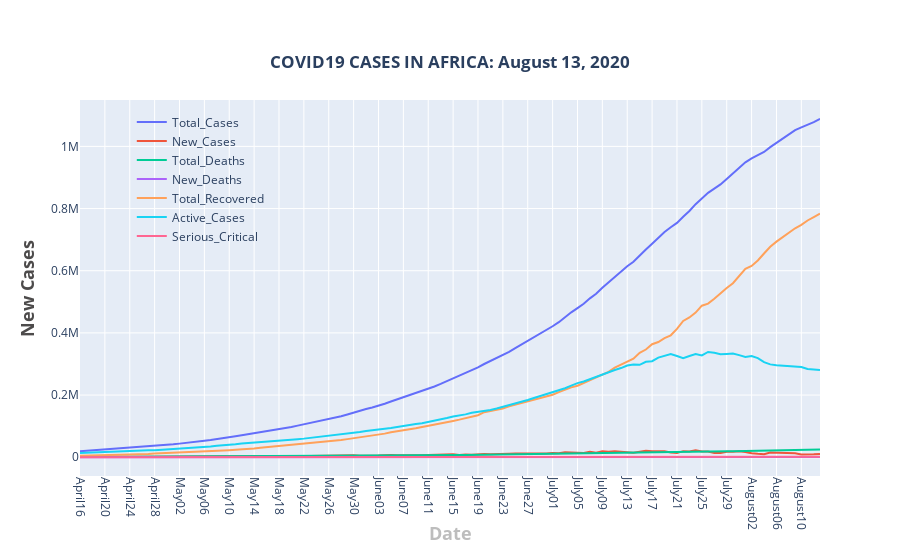

Notebook cell for this chart:
### Code cell
fig = go.Figure()
for column in african_summary.columns[1:]:
    fig.add_trace(go.Scatter(
        x=dates,
        y= african_summary[column].tolist(),
        name=column,
        mode='lines'
))
  
fig.update_layout(
    title={
        'text': '<b>'+'COVID19 CASES IN AFRICA: ' + date_string +'</b>',
        'y':0.9,
        'x':0.5,
        'xanchor': 'center',
        'yanchor': 'top'},
    xaxis=dict(title='<b>Date</b>',titlefont_size=18, titlefont=dict(color='#BDBDBD'),nticks=30),
    yaxis=dict(title='<b>New Cases</b>',titlefont_size=18,  titlefont=dict(color='#4D4B4B')),
    legend=dict(x=0.07, y=0.98,traceorder="normal",bgcolor='rgba(255, 255, 255, 0)',bordercolor='rgba(255, 255, 255, 0)',),
    xaxis_tickangle=90
#     legend=dict(x=0.01, y=0.98,traceorder="normal",borderwidth=1,bordercolor="Black",)
)
fig.show()

### Figure 1 — Plotly figure (JSON) as saved in the notebook; plotly's stock layout.template omitted (floating-point values rounded to 4 significant figures)
{"data": [{"mode": "lines", "name": "Total_Cases", "type": "scatter", "x": ["April16", "April17", "April18", "April19", "April20", "April21", "April22", "April23", "April24", "April25", "April26", "April27", "April28", "April29", "April30", "May01", "May02", "May03", "May04", "May05", "May06", "May07", "May08", "May09", "May10", "May11", "May12", "May13", "May14", "May15", "May16", "May17", "May18", "May19", "May20", "May21", "May22", "May23", "May24", "May25", "May26", "May27", "May28", "May29", "May30", "May31", "June01", "June02", "June03", "June04", "June05", "June06", "June07", "June08", "June09", "June10", "June11", "June12", "June13", "June14", "June15", "June16", "June17", "June18", "June19", "June20", "June21", "June22", "June23", "June24", "June25", "June26", "June27", "June28", "June29", "June30", "July01", "July02", "July03", "July04", "July05", "July06", "July07", "July08", "July09", "July10", "July11", "July12", "July13", "July14", "July15", "July16", "July17", "July18", "July19", "July20", "July21", "July22", "July23", "July24", "July25", "July26", "July27", "July28", "July29", "July30", "July31", "August01", "August02", "August03", "August04", "August05", "August06", "August07", "August08", "August09", "August10", "August11", "August12", "August13"], "y": [18993, 20419, 21741, 22966, 24171, 25411, 26654, 28217, 29840, 31102, 32657, 34036, 35678, 37693, 39785, 41446, 43734, 45380, 48075, 50166, 52713, 55320, 59050, 61985, 64750, 67778, 70982, 73973, 77002, 79780, 83363, 86381, 90080, 93228, 96990, 101684, 105845, 109470, 113656, 117801, 121547, 126638, 131587, 137544, 143769, 148775, 154907, 159838, 164985, 172183, 179337, 185996, 192118, 198990, 205520, 212011, 219354, 227599, 235704, 244578, 254214, 261581, 270660, 278677, 288812, 299841, 309153, 318321, 327464, 338766, 350859, 362616, 374596, 385219, 396314, 407925, 421382, 434442, 450658, 466168, 479845, 493710, 511170, 525892, 545063, 562728, 581640, 598236, 614412, 628885, 646973, 668068, 686961, 706069, 724870, 740026, 753917, 773506, 792040, 814165, 832514, 850628, 864094, 877593, 895157, 912621, 931777, 948730, 961388, 972287, 982219, 997602, 1011872, 1025464, 1039678, 1052094, 1061098, 1069093, 1078301, 1088777]}, {"mode": "lines", "name": "New_Cases", "type": "scatter", "x": ["April16", "April17", "April18", "April19", "April20", "April21", "April22", "April23", "April24", "April25", "April26", "April27", "April28", "April29", "April30", "May01", "May02", "May03", "May04", "May05", "May06", "May07", "May08", "May09", "May10", "May11", "May12", "May13", "May14", "May15", "May16", "May17", "May18", "May19", "May20", "May21", "May22", "May23", "May24", "May25", "May26", "May27", "May28", "May29", "May30", "May31", "June01", "June02", "June03", "June04", "June05", "June06", "June07", "June08", "June09", "June10", "June11", "June12", "June13", "June14", "June15", "June16", "June17", "June18", "June19", "June20", "June21", "June22", "June23", "June24", "June25", "June26", "June27", "June28", "June29", "June30", "July01", "July02", "July03", "July04", "July05", "July06", "July07", "July08", "July09", "July10", "July11", "July12", "July13", "July14", "July15", "July16", "July17", "July18", "July19", "July20", "July21", "July22", "July23", "July24", "July25", "July26", "July27", "July28", "July29", "July30", "July31", "August01", "August02", "August03", "August04", "August05", "August06", "August07", "August08", "August09", "August10", "August11", "August12", "August13"], "y": [1166, 1426, 1322, 1225, 1205, 1240, 1243, 1436, 1623, 1262, 1555, 1357, 1642, 2017, 2093, 1661, 2294, 1589, 2695, 2091, 2547, 2607, 3731, 2935, 2765, 3035, 3204, 2991, 3029, 2778, 3588, 3018, 3699, 3357, 3762, 4798, 4161, 3625, 4186, 4145, 3746, 5091, 4949, 5957, 6225, 5006, 6132, 4931, 5147, 7198, 7154, 6659, 6122, 6872, 6530, 6491, 7343, 8245, 8105, 8874, 9636, 7368, 9079, 8017, 10135, 10386, 9312, 9168, 9143, 11302, 12093, 11757, 11980, 10623, 10910, 11611, 13457, 13060, 16216, 15510, 13677, 13865, 17460, 14722, 19171, 17665, 18912, 16596, 16176, 14473, 18057, 20489, 18893, 19108, 18801, 15156, 13891, 19454, 18464, 22125, 18349, 18114, 13470, 13499, 17564, 17464, 19156, 16953, 12658, 10899, 9759, 15383, 14270, 13563, 14209, 12416, 8914, 7995, 9208, 10476]}, {"mode": "lines", "name": "Total_Deaths", "type": "scatter", "x": ["April16", "April17", "April18", "April19", "April20", "April21", "April22", "April23", "April24", "April25", "April26", "April27", "April28", "April29", "April30", "May01", "May02", "May03", "May04", "May05", "May06", "May07", "May08", "May09", "May10", "May11", "May12", "May13", "May14", "May15", "May16", "May17", "May18", "May19", "May20", "May21", "May22", "May23", "May24", "May25", "May26", "May27", "May28", "May29", "May30", "May31", "June01", "June02", "June03", "June04", "June05", "June06", "June07", "June08", "June09", "June10", "June11", "June12", "June13", "June14", "June15", "June16", "June17", "June18", "June19", "June20", "June21", "June22", "June23", "June24", "June25", "June26", "June27", "June28", "June29", "June30", "July01", "July02", "July03", "July04", "July05", "July06", "July07", "July08", "July09", "July10", "July11", "July12", "July13", "July14", "July15", "July16", "July17", "July18", "July19", "July20", "July21", "July22", "July23", "July24", "July25", "July26", "July27", "July28", "July29", "July30", "July31", "August01", "August02", "August03", "August04", "August05", "August06", "August07", "August08", "August09", "August10", "August11", "August12", "August13"], "y": [968, 1020, 1082, 1125, 1164, 1197, 1244, 1298, 1328, 1379, 1427, 1468, 1527, 1592, 1638, 1691, 1763, 1802, 1848, 1917, 2015, 2083, 2161, 2232, 2301, 2355, 2407, 2507, 2578, 2639, 2726, 2777, 2849, 2924, 3010, 3115, 3204, 3267, 3356, 3495, 3613, 3710, 3814, 3945, 4092, 4245, 4369, 4520, 4627, 4783, 4942, 5082, 5215, 5390, 5568, 5717, 5869, 6080, 6283, 6490, 6793, 7026, 7249, 7450, 7713, 7941, 8148, 8371, 8653, 8889, 9104, 9317, 9519, 9698, 9914, 10184, 10443, 10662, 10920, 11117, 11400, 11649, 12015, 12270, 12500, 12809, 13029, 13285, 13504, 13803, 14029, 14442, 14717, 14996, 15210, 15465, 15779, 16482, 16756, 17146, 17570, 17808, 18218, 18540, 18908, 19362, 19726, 20018, 20350, 20671, 21143, 21683, 22114, 22553, 22966, 23324, 23643, 23912, 24322, 24727]}, {"mode": "lines", "name": "New_Deaths", "type": "scatter", "x": ["April16", "April17", "April18", "April19", "April20", "April21", "April22", "April23", "April24", "April25", "April26", "April27", "April28", "April29", "April30", "May01", "May02", "May03", "May04", "May05", "May06", "May07", "May08", "May09", "May10", "May11", "May12", "May13", "May14", "May15", "May16", "May17", "May18", "May19", "May20", "May21", "May22", "May23", "May24", "May25", "May26", "May27", "May28", "May29", "May30", "May31", "June01", "June02", "June03", "June04", "June05", "June06", "June07", "June08", "June09", "June10", "June11", "June12", "June13", "June14", "June15", "June16", "June17", "June18", "June19", "June20", "June21", "June22", "June23", "June24", "June25", "June26", "June27", "June28", "June29", "June30", "July01", "July02", "July03", "July04", "July05", "July06", "July07", "July08", "July09", "July10", "July11", "July12", "July13", "July14", "July15", "July16", "July17", "July18", "July19", "July20", "July21", "July22", "July23", "July24", "July25", "July26", "July27", "July28", "July29", "July30", "July31", "August01", "August02", "August03", "August04", "August05", "August06", "August07", "August08", "August09", "August10", "August11", "August12", "August13"], "y": [55, 52, 62, 43, 39, 33, 47, 54, 30, 51, 48, 39, 59, 65, 46, 53, 72, 37, 46, 69, 98, 68, 78, 71, 69, 54, 52, 100, 71, 61, 87, 51, 72, 75, 86, 105, 89, 63, 89, 139, 118, 97, 104, 131, 147, 153, 124, 151, 107, 156, 159, 140, 133, 173, 178, 149, 152, 211, 203, 207, 303, 233, 223, 201, 263, 210, 207, 223, 282, 236, 214, 213, 202, 179, 216, 270, 259, 219, 258, 197, 284, 249, 366, 255, 230, 309, 220, 256, 219, 299, 224, 370, 275, 279, 214, 255, 314, 690, 274, 390, 424, 238, 410, 322, 368, 459, 364, 292, 332, 321, 472, 540, 431, 439, 413, 358, 319, 269, 410, 405]}, {"mode": "lines", "name": "Total_Recovered", "type": "scatter", "x": ["April16", "April17", "April18", "April19", "April20", "April21", "April22", "April23", "April24", "April25", "April26", "April27", "April28", "April29", "April30", "May01", "May02", "May03", "May04", "May05", "May06", "May07", "May08", "May09", "May10", "May11", "May12", "May13", "May14", "May15", "May16", "May17", "May18", "May19", "May20", "May21", "May22", "May23", "May24", "May25", "May26", "May27", "May28", "May29", "May30", "May31", "June01", "June02", "June03", "June04", "June05", "June06", "June07", "June08", "June09", "June10", "June11", "June12", "June13", "June14", "June15", "June16", "June17", "June18", "June19", "June20", "June21", "June22", "June23", "June24", "June25", "June26", "June27", "June28", "June29", "June30", "July01", "July02", "July03", "July04", "July05", "July06", "July07", "July08", "July09", "July10", "July11", "July12", "July13", "July14", "July15", "July16", "July17", "July18", "July19", "July20", "July21", "July22", "July23", "July24", "July25", "July26", "July27", "July28", "July29", "July30", "July31", "August01", "August02", "August03", "August04", "August05", "August06", "August07", "August08", "August09", "August10", "August11", "August12", "August13"], "y": [4585, 4958, 5470, 5840, 6451, 6770, 7315, 8534, 9140, 9530, 10018, 10575, 11868, 12630, 13070, 13918, 14664, 15137, 16231, 16977, 18286, 19099, 19839, 21649, 22643, 23961, 24819, 26250, 28186, 30210, 32103, 33496, 34879, 36802, 39428, 40588, 42881, 44166, 46063, 47813, 49902, 52623, 55126, 58197, 60987, 63463, 65931, 68985, 72380, 75830, 80324, 83432, 84919, 88212, 92914, 97163, 100711, 105092, 108835, 112243, 116730, 120949, 125580, 128347, 135176, 144985, 148863, 153242, 156968, 163507, 168752, 175652, 181179, 185243, 189722, 195397, 200995, 209616, 217705, 224808, 230016, 238464, 247734, 255857, 265783, 274778, 287924, 298194, 305852, 316780, 335800, 346500, 363494, 370715, 383351, 392264, 412654, 438288, 449637, 465357, 487462, 494224, 510089, 527821, 544168, 559906, 583665, 606320, 615344, 632929, 655407, 677208, 693620, 707877, 723688, 736638, 747414, 761619, 772365, 783617]}, {"mode": "lines", "name": "Active_Cases", "type": "scatter", "x": ["April16", "April17", "April18", "April19", "April20", "April21", "April22", "April23", "April24", "April25", "April26", "April27", "April28", "April29", "April30", "May01", "May02", "May03", "May04", "May05", "May06", "May07", "May08", "May09", "May10", "May11", "May12", "May13", "May14", "May15", "May16", "May17", "May18", "May19", "May20", "May21", "May22", "May23", "May24", "May25", "May26", "May27", "May28", "May29", "May30", "May31", "June01", "June02", "June03", "June04", "June05", "June06", "June07", "June08", "June09", "June10", "June11", "June12", "June13", "June14", "June15", "June16", "June17", "June18", "June19", "June20", "June21", "June22", "June23", "June24", "June25", "June26", "June27", "June28", "June29", "June30", "July01", "July02", "July03", "July04", "July05", "July06", "July07", "July08", "July09", "July10", "July11", "July12", "July13", "July14", "July15", "July16", "July17", "July18", "July19", "July20", "July21", "July22", "July23", "July24", "July25", "July26", "July27", "July28", "July29", "July30", "July31", "August01", "August02", "August03", "August04", "August05", "August06", "August07", "August08", "August09", "August10", "August11", "August12", "August13"], "y": [13440, 14441, 15189, 16001, 16556, 17444, 18095, 18385, 19372, 20193, 21212, 21993, 22283, 23471, 25077, 25837, 27307, 28441, 29996, 31272, 32412, 34138, 37050, 38104, 39806, 41462, 43756, 45216, 46238, 46931, 48534, 50108, 52352, 53502, 54552, 57981, 59760, 62037, 64237, 66493, 68032, 70305, 72647, 75402, 78690, 81067, 84607, 86333, 87978, 91570, 94071, 97482, 101984, 105388, 107038, 109131, 112774, 116427, 120586, 125845, 130691, 133606, 137831, 142880, 145923, 146915, 152142, 156708, 161843, 166370, 173003, 177647, 183898, 190278, 196678, 202344, 209944, 214164, 222033, 230243, 238429, 243597, 251421, 257765, 266780, 275141, 280687, 286757, 295056, 298302, 297144, 307126, 308750, 320358, 326309, 332297, 325484, 318736, 325647, 331662, 327482, 338596, 335787, 331232, 332081, 333353, 328386, 322392, 325694, 318687, 305669, 298711, 296138, 295034, 293024, 292132, 290041, 283562, 281614, 280433]}, {"mode": "lines", "name": "Serious_Critical", "type": "scatter", "x": ["April16", "April17", "April18", "April19", "April20", "April21", "April22", "April23", "April24", "April25", "April26", "April27", "April28", "April29", "April30", "May01", "May02", "May03", "May04", "May05", "May06", "May07", "May08", "May09", "May10", "May11", "May12", "May13", "May14", "May15", "May16", "May17", "May18", "May19", "May20", "May21", "May22", "May23", "May24", "May25", "May26", "May27", "May28", "May29", "May30", "May31", "June01", "June02", "June03", "June04", "June05", "June06", "June07", "June08", "June09", "June10", "June11", "June12", "June13", "June14", "June15", "June16", "June17", "June18", "June19", "June20", "June21", "June22", "June23", "June24", "June25", "June26", "June27", "June28", "June29", "June30", "July01", "July02", "July03", "July04", "July05", "July06", "July07", "July08", "July09", "July10", "July11", "July12", "July13", "July14", "July15", "July16", "July17", "July18", "July19", "July20", "July21", "July22", "July23", "July24", "July25", "July26", "July27", "July28", "July29", "July30", "July31", "August01", "August02", "August03", "August04", "August05", "August06", "August07", "August08", "August09", "August10", "August11", "August12", "August13"], "y": [180, 187, 195, 174, 177, 164, 174, 173, 148, 155, 140, 138, 120, 122, 126, 126, 127, 132, 129, 128, 128, 176, 223, 217, 235, 224, 219, 258, 290, 288, 289, 288, 285, 284, 287, 285, 296, 306, 323, 327, 334, 349, 352, 356, 370, 346, 347, 425, 435, 449, 443, 463, 469, 490, 499, 499, 511, 526, 524, 515, 517, 500, 493, 506, 499, 481, 491, 502, 504, 847, 885, 881, 904, 907, 924, 920, 919, 916, 1797, 944, 945, 956, 950, 964, 952, 965, 978, 969, 994, 982, 990, 1003, 1030, 1066, 1061, 1047, 1046, 1044, 1068, 1091, 1086, 1091, 1094, 1124, 1120, 1160, 1138, 1151, 1150, 1149, 1149, 1188, 1187, 1196, 1206, 1200, 1161, 1207, 1211, 1188]}], "layout": {"legend": {"bgcolor": "rgba(255, 255, 255, 0)", "bordercolor": "rgba(255, 255, 255, 0)", "traceorder": "normal", "x": 0.07, "y": 0.98}, "title": {"text": "<b>COVID19 CASES IN AFRICA: August 13, 2020</b>", "x": 0.5, "xanchor": "center", "y": 0.9, "yanchor": "top"}, "xaxis": {"nticks": 30, "tickangle": 90, "title": {"font": {"color": "#BDBDBD", "size": 18}, "text": "<b>Date</b>"}}, "yaxis": {"title": {"font": {"color": "#4D4B4B", "size": 18}, "text": "<b>New Cases</b>"}}}}
